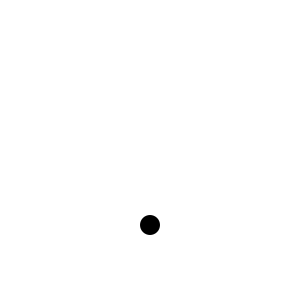
Frame 1 (no input)
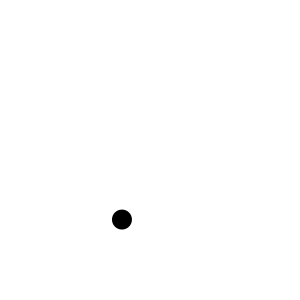
Frame 60 (the mouse pressed at the canvas centre just before this capture)
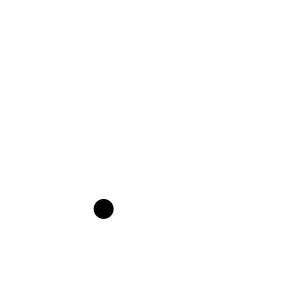
Frame 120 (the mouse held since frame 60 and released just before this capture)

The Processing sketch that drew these frames (run headless with seeded random() and noise(); from frame 60 on, the mouse is pressed at the canvas centre):

// Processing sketch: circle_in_circle
// ── circle_in_circle.pde
float x ;
float y ;

float theta;
float r = 75;


void setup(){
  size(300,300);
}

void draw(){
  background(255,10);
  //translate(width/2,height/2);
  x = r * sin(theta);
  y = r * cos(theta);
  fill(0);
  noStroke();
  ellipse(x+width/2,y+height/2,20,20);
  theta += 0.1;
}
